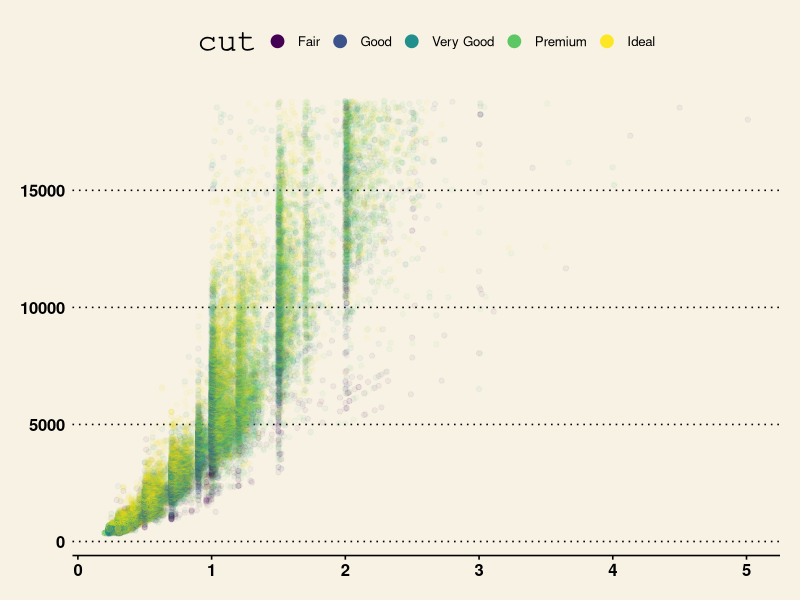
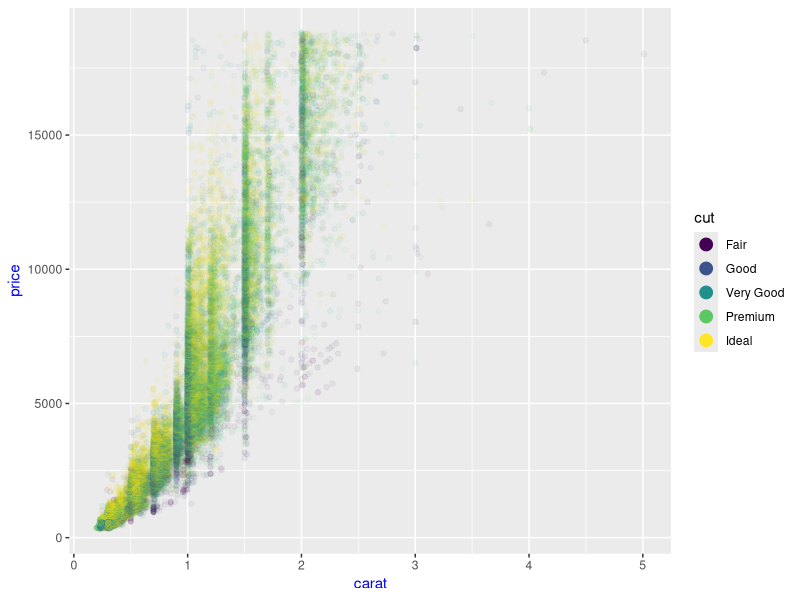

Here is the R script that generated these plots, in order:
## ---- chunk 1
#| output: false
# Loading Packages
library(tidyverse)
library(ggthemes)
## ---- chunk 2
ggplot(diamonds, aes(x = carat, y = price)) +
  geom_point(aes(color = cut), alpha = 1/20) +
  guides(color = guide_legend(override.aes = list(alpha = 1, size = 4))) +
  theme_wsj()
## ---- chunk 3
ggplot(diamonds, aes(x = carat, y = price)) +
  geom_point(aes(color = cut), alpha = 1/20) +
  guides(color = guide_legend(override.aes = list(alpha = 1, size = 4))) + 
  theme(axis.title = element_text(color = "blue"))
